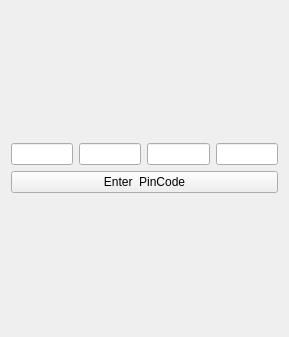
<?xml version="1.0" encoding="UTF-8"?>
<ui version="4.0">
 <class>AccountManagerClass</class>
 <widget class="QWidget" name="AccountManagerClass">
  <property name="geometry">
   <rect>
    <x>0</x>
    <y>0</y>
    <width>289</width>
    <height>337</height>
   </rect>
  </property>
  <property name="windowTitle">
   <string>AccountManager</string>
  </property>
  <layout class="QGridLayout" name="gridLayout_2">
   <item row="0" column="0">
    <layout class="QGridLayout" name="gridLayout">
     <item row="0" column="0">
      <layout class="QHBoxLayout" name="horizontalLayout">
       <item>
        <widget class="QLineEdit" name="lineEdit"/>
       </item>
       <item>
        <widget class="QLineEdit" name="lineEdit_2"/>
       </item>
       <item>
        <widget class="QLineEdit" name="lineEdit_3"/>
       </item>
       <item>
        <widget class="QLineEdit" name="lineEdit_4"/>
       </item>
      </layout>
     </item>
     <item row="1" column="0">
      <widget class="QPushButton" name="pushButton">
       <property name="text">
        <string>Enter  PinCode</string>
       </property>
      </widget>
     </item>
    </layout>
   </item>
  </layout>
 </widget>
 <layoutdefault spacing="6" margin="11"/>
 <tabstops>
  <tabstop>lineEdit</tabstop>
  <tabstop>lineEdit_2</tabstop>
  <tabstop>lineEdit_3</tabstop>
  <tabstop>lineEdit_4</tabstop>
  <tabstop>pushButton</tabstop>
 </tabstops>
 <resources>
  <include location="accountmanager.qrc"/>
 </resources>
 <connections/>
</ui>
